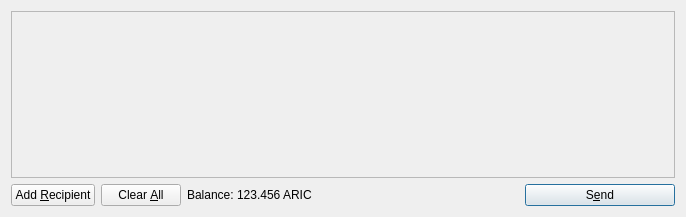
<?xml version="1.0" encoding="UTF-8"?>
<ui version="4.0">
 <class>SendCoinsDialog</class>
 <widget class="QDialog" name="SendCoinsDialog">
  <property name="geometry">
   <rect>
    <x>0</x>
    <y>0</y>
    <width>686</width>
    <height>217</height>
   </rect>
  </property>
  <property name="windowTitle">
   <string>Send Coins</string>
  </property>
  <layout class="QVBoxLayout" name="verticalLayout">
   <item>
    <widget class="QScrollArea" name="scrollArea">
     <property name="widgetResizable">
      <bool>true</bool>
     </property>
     <widget class="QWidget" name="scrollAreaWidgetContents">
      <property name="geometry">
       <rect>
        <x>0</x>
        <y>0</y>
        <width>666</width>
        <height>165</height>
       </rect>
      </property>
      <layout class="QVBoxLayout" name="verticalLayout_2">
       <property name="margin">
        <number>0</number>
       </property>
       <item>
        <layout class="QVBoxLayout" name="entries">
         <property name="spacing">
          <number>6</number>
         </property>
        </layout>
       </item>
       <item>
        <spacer name="verticalSpacer">
         <property name="orientation">
          <enum>Qt::Vertical</enum>
         </property>
         <property name="sizeHint" stdset="0">
          <size>
           <width>20</width>
           <height>40</height>
          </size>
         </property>
        </spacer>
       </item>
      </layout>
     </widget>
    </widget>
   </item>
   <item>
    <layout class="QHBoxLayout" name="horizontalLayout">
     <item>
      <widget class="QPushButton" name="addButton">
       <property name="toolTip">
        <string>Send to multiple recipients at once</string>
       </property>
       <property name="text">
        <string>Add &amp;Recipient</string>
       </property>
       <property name="icon">
        <iconset resource="../bitcoin.qrc">
         <normaloff>:/icons/add</normaloff>:/icons/add</iconset>
       </property>
       <property name="autoDefault">
        <bool>false</bool>
       </property>
      </widget>
     </item>
     <item>
      <widget class="QPushButton" name="clearButton">
       <property name="sizePolicy">
        <sizepolicy hsizetype="Minimum" vsizetype="Fixed">
         <horstretch>0</horstretch>
         <verstretch>0</verstretch>
        </sizepolicy>
       </property>
       <property name="toolTip">
        <string>Remove all transaction fields</string>
       </property>
       <property name="text">
        <string>Clear &amp;All</string>
       </property>
       <property name="icon">
        <iconset resource="../bitcoin.qrc">
         <normaloff>:/icons/remove</normaloff>:/icons/remove</iconset>
       </property>
       <property name="autoRepeatDelay">
        <number>300</number>
       </property>
       <property name="autoDefault">
        <bool>false</bool>
       </property>
      </widget>
     </item>
     <item>
      <layout class="QHBoxLayout" name="horizontalLayout_2">
       <property name="spacing">
        <number>3</number>
       </property>
       <item>
        <widget class="QLabel" name="label">
         <property name="text">
          <string>Balance:</string>
         </property>
        </widget>
       </item>
       <item>
        <widget class="QLabel" name="labelBalance">
         <property name="cursor">
          <cursorShape>IBeamCursor</cursorShape>
         </property>
         <property name="text">
          <string>123.456 ARIC</string>
         </property>
         <property name="textInteractionFlags">
          <set>Qt::LinksAccessibleByMouse|Qt::TextSelectableByKeyboard|Qt::TextSelectableByMouse</set>
         </property>
        </widget>
       </item>
      </layout>
     </item>
     <item>
      <spacer name="horizontalSpacer">
       <property name="orientation">
        <enum>Qt::Horizontal</enum>
       </property>
       <property name="sizeHint" stdset="0">
        <size>
         <width>40</width>
         <height>20</height>
        </size>
       </property>
      </spacer>
     </item>
     <item>
      <widget class="QPushButton" name="sendButton">
       <property name="minimumSize">
        <size>
         <width>150</width>
         <height>0</height>
        </size>
       </property>
       <property name="toolTip">
        <string>Confirm the send action</string>
       </property>
       <property name="text">
        <string>S&amp;end</string>
       </property>
       <property name="icon">
        <iconset resource="../bitcoin.qrc">
         <normaloff>:/icons/send</normaloff>:/icons/send</iconset>
       </property>
       <property name="default">
        <bool>true</bool>
       </property>
      </widget>
     </item>
    </layout>
   </item>
  </layout>
 </widget>
 <resources>
  <include location="../bitcoin.qrc"/>
 </resources>
 <connections/>
</ui>
